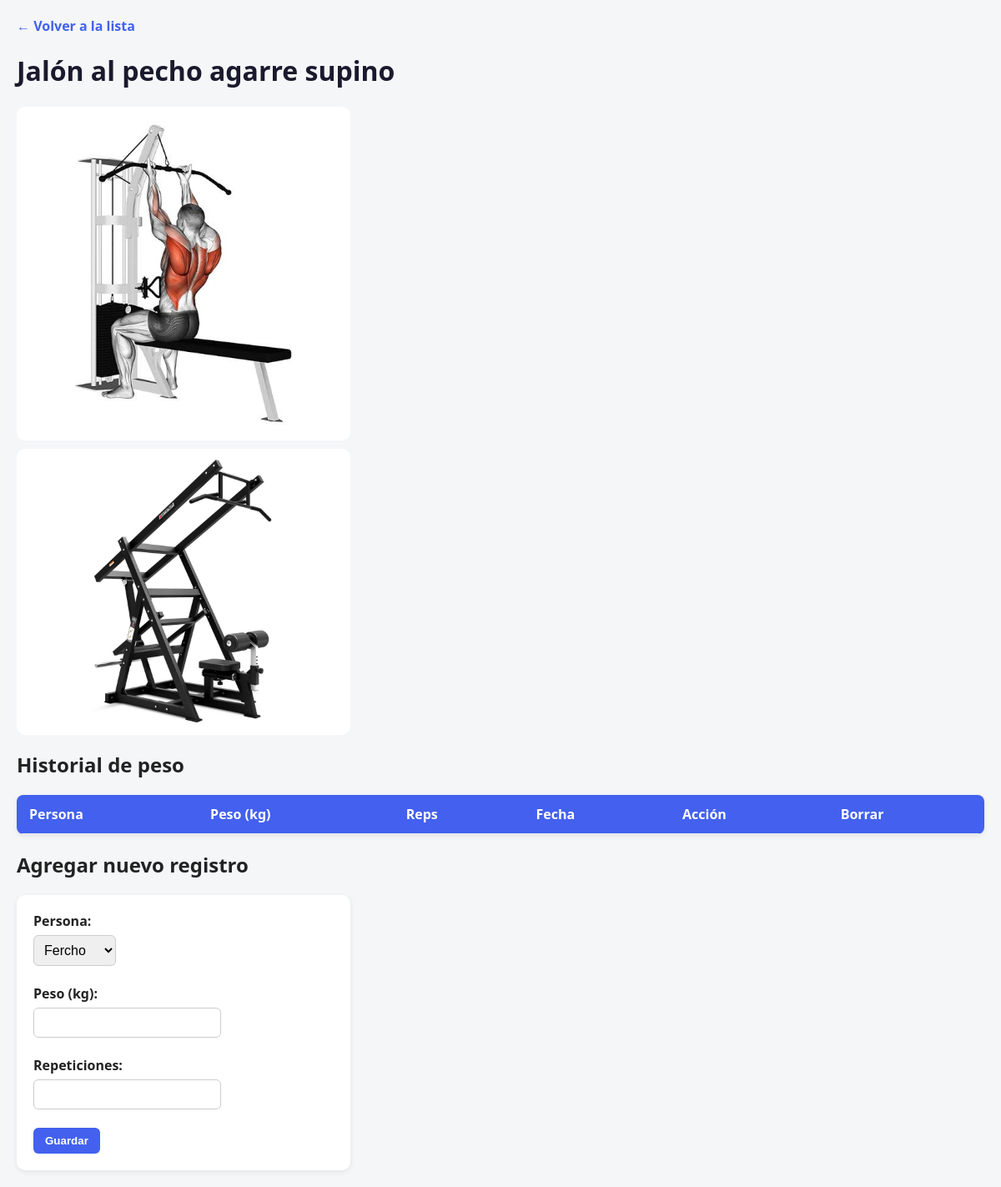
Page /maquina/7 on the committed database.
### tables this page shows
CREATE TABLE maquinas (
    id INTEGER PRIMARY KEY AUTOINCREMENT,
    nombre TEXT NOT NULL,
    imagen_url TEXT,
    descripcion TEXT,
    dia TEXT
);

CREATE TABLE fotos_maquinas (
    id INTEGER PRIMARY KEY AUTOINCREMENT,
    maquina_id INTEGER NOT NULL,
    imagen_url TEXT NOT NULL,
    FOREIGN KEY (maquina_id) REFERENCES maquinas(id)
);

### app.py (the view)
@app.route("/maquina/<int:id>")
def detalle_maquina(id):
    conexion = get_conexion()
    cursor = conexion.cursor()
    cursor.execute("SELECT * FROM maquinas WHERE id = ?", (id,))
    maquina = dict(cursor.fetchone())
    cursor.execute("SELECT imagen_url FROM fotos_maquinas WHERE maquina_id = ?", (id,))
    maquina["fotos"] = [row["imagen_url"] for row in cursor.fetchall()]
    cursor.execute("""
        SELECT registros_peso.id, registros_peso.peso_kg, registros_peso.repeticiones, registros_peso.fecha, usuarios.nombre
        FROM registros_peso
        JOIN usuarios ON registros_peso.usuario_id = usuarios.id
        WHERE registros_peso.maquina_id = ?
        ORDER BY registros_peso.fecha DESC
    """, (id,))
    registros = [dict(row) for row in cursor.fetchall()]
    cursor.execute("SELECT * FROM usuarios")
    usuarios = [dict(row) for row in cursor.fetchall()]
    conexion.close()
    return render_template("maquina.html", maquina=maquina, registros=registros, usuarios=usuarios)

### app.py (called while the page is built)
def get_conexion():
    conexion = sqlite3.connect(DB_PATH)
    conexion.row_factory = sqlite3.Row
    return conexion

### templates/maquina.html (shortened to what this page needs)
<!DOCTYPE html>
<html lang="es">
<head>
    <link rel="stylesheet" href="{{ url_for('static', filename='css/estilos.css') }}">
</head>
<body>
    <a href="/">&larr; Volver a la lista</a>
    <h1>{{ maquina.nombre }}</h1>
{% if maquina.fotos %}
    {% for foto in maquina.fotos %}
        <img src="{{ url_for('static', filename='imagenes/' + foto) }}" class="foto-maquina-grande" alt="{{ maquina.nombre }}">
    {% endfor %}
{% endif %}
    <h2>Historial de peso</h2>
    <table>
<tr>
    <th>Persona</th>
    <th>Peso (kg)</th>
    <th>Reps</th>
    <th>Fecha</th>
    <th>Acción</th>
    <th>Borrar</th>
</tr>
    </table>
    <h2>Agregar nuevo registro</h2>
    <form action="/maquina/{{ maquina.id }}/agregar" method="POST" class="form-agregar">
        <label>Persona:</label>
        <select name="usuario_id" required>
            {% for u in usuarios %}
                <option value="{{ u.id }}">{{ u.nombre }}</option>
            {% endfor %}
        </select>
        <br><br>
        <label>Peso (kg):</label>
<input type="number" step="0.5" name="peso_kg" required>
<br><br>
<label>Repeticiones:</label>
<input type="number" name="repeticiones" required>
<br><br>
<button type="submit">Guardar</button>
    </form>
</body>
</html>

### static/css/estilos.css (style rules this page uses)
* { box-sizing: border-box; }
body { font-family: 'Segoe UI', Arial, sans-serif; background-color: #f4f6f8; color: #222; margin: 0; padding: 20px; }
h1 { color: #1a1a2e; }
a { color: #4361ee; text-decoration: none; font-weight: 600; }
table { width: 100%; border-collapse: collapse; background: white; border-radius: 8px; overflow: hidden; box-shadow: 0 2px 6px rgba(0,0,0,0.08); margin-top: 10px; }
th, td { padding: 12px 15px; text-align: left; border-bottom: 1px solid #eee; }
th { background-color: #4361ee; color: white; }
form { margin: 0; }
input[type="number"], select { padding: 8px; border: 1px solid #ccc; border-radius: 6px; font-size: 1em; }
button { background-color: #4361ee; color: white; border: none; padding: 8px 14px; border-radius: 6px; cursor: pointer; font-weight: 600; }
.form-agregar { background: white; padding: 20px; border-radius: 10px; box-shadow: 0 2px 6px rgba(0,0,0,0.08); max-width: 400px; margin-top: 10px; }
.form-agregar label { display: block; margin-bottom: 6px; font-weight: 600; }
.foto-maquina-grande { width: 100%; max-width: 400px; border-radius: 10px; margin: 10px 0; display: block; }

### rows in the picture
maquinas: nombre "Jalón al pecho agarre supino"
fotos_maquinas: imagen_url (picture)
fotos_maquinas: imagen_url (picture)

### other values in the picture
form field usuario_id "Fercho"
